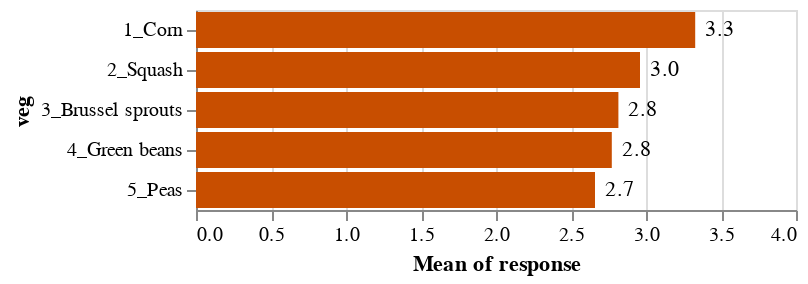

Here is the notebook cell this chart was saved with:
### Markdown cell above
### With some extra formatting

- Modifying the x,y,text,color elements themselves requires object rather than shorthand string notation
- Customizing the *scale* of the X axis
- Customizing the *format* of the text

### Code cell
base = alt.Chart(df).encode(
    y = 'veg:N',
    x = alt.X('mean(response):Q').scale(domain=[0,4])
)

alt.layer(
    base.mark_bar(color = '#C84E00'),
    base.mark_text(dx = 5, align='left').encode(
        text = alt.Text('mean(response):Q').format('.1f')
    )
)

### Figure 1 — Vega-Lite specification as saved in the notebook (floating-point values rounded to 4 significant figures; data arrays with more than 128 entries replaced by an {"elided": "..."} marker saying what was removed)
{"config": {"view": {"continuousWidth": 300, "continuousHeight": 300}}, "layer": [{"mark": {"type": "bar", "color": "#C84E00"}, "encoding": {"x": {"aggregate": "mean", "field": "response", "scale": {"domain": [0, 4]}, "type": "quantitative"}, "y": {"field": "veg", "type": "nominal"}}}, {"mark": {"type": "text", "align": "left", "dx": 5}, "encoding": {"text": {"aggregate": "mean", "field": "response", "format": ".1f", "type": "quantitative"}, "x": {"aggregate": "mean", "field": "response", "scale": {"domain": [0, 4]}, "type": "quantitative"}, "y": {"field": "veg", "type": "nominal"}}}], "data": {"name": "data-07f93f6fab5f4d4715a804d075ffd351"}, "$schema": "https://vega.github.io/schema/vega-lite/v5.8.0.json", "datasets": {"data-07f93f6fab5f4d4715a804d075ffd351": {"elided": "1250 records"}}}
